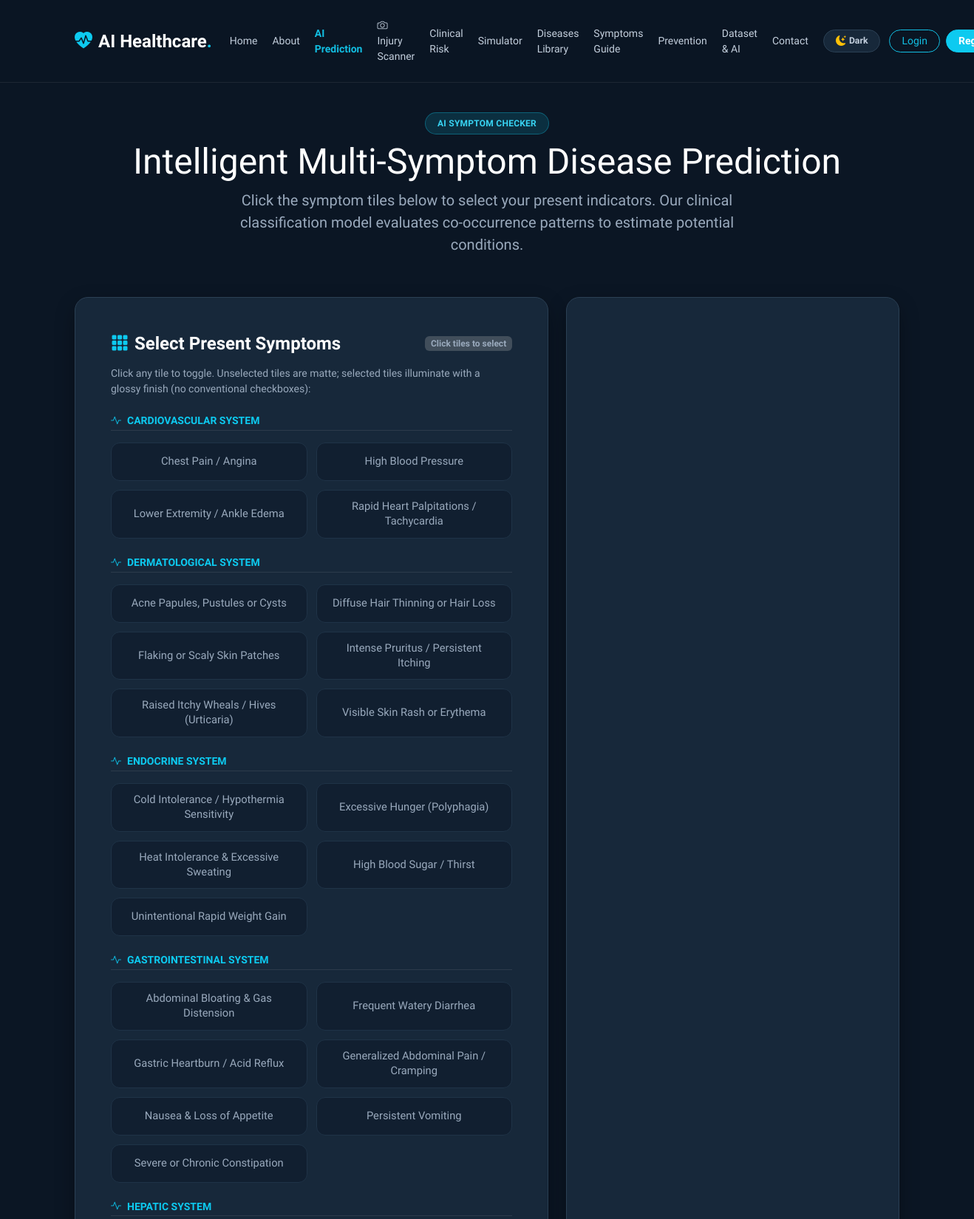
/prediction.php (upper part), run on the app's committed database.
### tables this page shows
CREATE TABLE `symptoms` (
  `id` INT AUTO_INCREMENT PRIMARY KEY,
  `name` VARCHAR(100) NOT NULL UNIQUE,
  `symptom_key` VARCHAR(100) NOT NULL UNIQUE,
  `body_system` VARCHAR(100) NOT NULL,
  `severity` VARCHAR(20) DEFAULT 'Moderate',
  INDEX `idx_symptoms_key` (`symptom_key`),
  INDEX `idx_symptoms_system` (`body_system`)
);

### includes/functions.php (called while the page is built, shortened)
<?php
function sanitize($data) {
    return htmlspecialchars(trim($data), ENT_QUOTES, 'UTF-8');
}

### prediction.php (the view, shortened to what this page needs)
<?php
require_once __DIR__ . '/includes/functions.php';
$pdo = get_db_connection();
$symptoms = [];
if ($pdo) {
    try {
        $stmt = $pdo->query("SELECT * FROM symptoms ORDER BY body_system, name ASC");
        $symptoms = $stmt->fetchAll();
    } catch (PDOException $e) {
        $symptoms = [];
    }
}
$grouped_symptoms = [];
foreach ($symptoms as $sym) {
    $sys = $sym['body_system'];
    $grouped_symptoms[$sys][] = $sym;
}
$prediction_result = null;
$selected_keys = [];
$selected_lookup = array_flip($selected_keys);
require_once __DIR__ . '/includes/header.php';
?>
<div class="row py-3">
    <div class="col-lg-12 text-center mb-4">
        <span class="badge hero-badge px-3 py-2 rounded-pill fw-bold mb-2">AI SYMPTOM CHECKER</span>
        <h1 class="display-5 fw-extrabold mb-2">Intelligent Multi-Symptom Disease Prediction</h1>
        <p class="lead text-muted mx-auto" style="max-width: 750px;">
            Click the symptom tiles below to select your present indicators. Our clinical classification model evaluates co-occurrence patterns to estimate potential conditions.
        </p>
    </div>
</div>
<div class="row g-4">
    <div class="col-lg-7">
        <div class="card-custom p-4 p-md-5">
            <div class="d-flex justify-content-between align-items-center mb-3">
                <h4 class="fw-bold mb-0 d-flex align-items-center">
                    <i class="bi bi-grid-3x3-gap-fill text-info me-2"></i> Select Present Symptoms
                </h4>
                <span class="badge bg-secondary bg-opacity-50 text-muted small" id="selected-count-badge">
                    Click tiles to select
                </span>
            </div>
            <p class="small text-muted mb-4">
                Click any tile to toggle. Unselected tiles are matte; selected tiles illuminate with a glossy finish (no conventional checkboxes):
            </p>
            <form method="POST" action="prediction.php" class="prediction-form" id="predictionForm">
                <?php foreach ($grouped_symptoms as $system => $sym_list): ?>
                    <div class="mb-4">
                        <h6 class="text-info text-uppercase fw-bold small tracking-wider mb-3 pb-1 border-bottom border-secondary border-opacity-25 d-flex align-items-center">
                            <i class="bi bi-activity me-2"></i> <?= sanitize($system) ?> System
                        </h6>
                        <div class="symptom-grid">
                            <?php foreach ($sym_list as $s): ?>
                                <?php $is_checked = isset($selected_lookup[$s['symptom_key']]); ?>
                                <label class="symptom-tile <?= $is_checked ? 'selected' : '' ?>" tabindex="0" role="checkbox" aria-checked="<?= $is_checked ? 'true' : 'false' ?>" id="tile_<?= sanitize($s['symptom_key']) ?>">
                                    <span class="symptom-tile-name"><?= sanitize($s['name']) ?></span>
                                </label>
                            <?php endforeach; ?>
                        </div>
                    </div>
                <?php endforeach; ?>
            </form>
        </div>
    </div>
    <div class="col-lg-5">
        <?php if ($prediction_result): ?>
            <?php if (isset($prediction_result['error'])): ?>
                <div class="card-custom p-4 text-center border-danger mb-4">
                    <i class="bi bi-exclamation-triangle-fill text-warning display-4 mb-3"></i>
                    <h4 class="fw-bold">Service Notice</h4>
                    <p class="text-muted small mb-0">
                        <?= sanitize($prediction_result['error']) ?>
                    </p>
                </div>
            <?php elseif (($prediction_result['status'] ?? '') === 'insufficient_information' || ($prediction_result['prediction'] ?? '') === 'Insufficient Information'): ?>
                <div class="card-custom p-4 p-md-5 text-center border-warning mb-4">
                    <span class="badge bg-warning bg-opacity-20 text-warning border border-warning border-opacity-25 mb-3 px-3 py-1 fw-bold">
                        <i class="bi bi-exclamation-circle-fill me-1"></i> INSUFFICIENT INFORMATION
                    </span>
                    <h3 class="fw-bold mb-2">Additional Symptoms Needed</h3>
                    <p class="text-muted small mb-4">
                        <?= sanitize($prediction_result['message'] ?? 'A single symptom or non-specific combination does not provide enough statistical evidence across our 65 condition categories. Please select 2 or more symptoms to evaluate.') ?>
                    </p>
                    <div class="p-3 bg-card-subtle rounded border border-secondary border-opacity-25 text-start small mb-4">
                        <strong class="text-info d-block mb-2"><i class="bi bi-lightbulb-fill me-1"></i> Suggested Actions:</strong>
                        <ul class="mb-0 ps-3 text-muted">
                            <li class="mb-1">Select additional active symptoms from the tiles on the left.</li>
                            <li class="mb-1">Explore our <a href="symptoms_guide.php" class="text-info text-decoration-underline">Symptoms Guide</a> to view commonly associated signs.</li>
                            <li>For any concerning symptoms, consult a qualified physician or healthcare professional.</li>
                        </ul>
                    </div>
                    <div class="d-flex justify-content-between align-items-center text-muted small border-top border-secondary border-opacity-25 pt-3">
                        <span><i class="bi bi-cpu me-1"></i> <?= sanitize($prediction_result['model_version'] ?? 'Multi-Disease Prediction Model v2') ?></span>
                        <span class="badge bg-secondary bg-opacity-25 text-info">65 Supported Conditions</span>
                    </div>
                </div>
                <div class="disclaimer-banner p-4 text-start">
                    <h6 class="fw-bold mb-2 text-warning"><i class="bi bi-shield-exclamation me-1"></i> Important Medical Disclaimer</h6>
                    <p class="small mb-0 text-muted">
                        <?= sanitize($prediction_result['disclaimer'] ?? 'These results are educational predictions based on the information provided and are not a medical diagnosis. Symptoms can have many causes. Please consult a qualified healthcare professional for proper diagnosis and treatment.') ?>
                    </p>
                </div>
            <?php else: ?>
                <div class="card-custom p-4 text-center border-info mb-4">
                    <div class="d-flex justify-content-between align-items-center mb-2">
                        <span class="badge bg-secondary px-3 py-1">AI MODEL OUTPUT</span>
                        <span class="badge bg-info bg-opacity-20 text-info border border-info border-opacity-25 small">
                            <?= sanitize($prediction_result['model_version'] ?? 'Multi-Disease Model v2') ?>
                        </span>
                    </div>
                    <h5 class="text-muted text-uppercase fw-bold small mt-2">Most Likely Condition (AI Classification)</h5>
                    <h2 class="display-6 fw-bold my-2"><?= sanitize($prediction_result['prediction']) ?></h2>
                    <div class="my-3 py-2 border-top border-bottom border-secondary border-opacity-25">
                        <span
                            class="display-3 fw-extrabold text-info counter-text animate-counter"
                            data-target="<?= htmlspecialchars(number_format((float)$prediction_result['probability'], 1, '.', '')) ?>"
                        >
                            00.0%
                        </span>
                        <p class="small text-muted mb-0 mt-1">Calculated model likelihood score across 65 conditions</p>
                    </div>
                    <?php if (!empty($prediction_result['influencing_symptoms'])): ?>
                        <div class="p-3 bg-card-subtle rounded border border-secondary border-opacity-25 my-3 text-start small">
                            <strong class="text-primary-theme d-block mb-1">
                                <i class="bi bi-bounding-box-circles me-1 text-info"></i> Influencing Symptoms Detected:
                            </strong>
                            <div class="d-flex flex-wrap gap-1 mt-2">
                                <?php foreach ($prediction_result['influencing_symptoms'] as $inf): ?>
                                    <span class="badge bg-info bg-opacity-20 text-info border border-info border-opacity-25 px-2 py-1">
                                        <?= sanitize(ucwords(str_replace('_', ' ', $inf))) ?>
                                    </span>
                                <?php endforeach; ?>
                            </div>
                        </div>
                    <?php endif; ?>
                    <?php if (!empty($prediction_result['runner_ups'])): ?>
                        <div class="p-3 bg-card-subtle rounded border border-secondary border-opacity-25 my-3 text-start small">
                            <strong class="text-primary-theme d-block mb-2">
                                <i class="bi bi-bar-chart me-1 text-warning"></i> Other Possible Matches Considered:
                            </strong>
                            <ul class="list-unstyled mb-0">
                                <?php foreach ($prediction_result['runner_ups'] as $rup): ?>
                                    <li class="d-flex justify-content-between py-1 border-bottom border-secondary border-opacity-10 text-muted">
                                        <span><?= sanitize($rup['disease']) ?></span>
                                        <span class="fw-bold text-primary-theme"><?= number_format((float)$rup['probability'], 1) ?>%</span>
                                    </li>
                                <?php endforeach; ?>
                            </ul>
                        </div>
                    <?php endif; ?>
                    <a href="disease_detail.php?name=<?= urlencode($prediction_result['prediction']) ?>" class="btn btn-outline-info rounded-pill px-4 w-100 my-2">
                        <i class="bi bi-book me-1"></i> Learn More About <?= sanitize($prediction_result['prediction']) ?>
                    </a>
                </div>
                <div class="disclaimer-banner p-4 text-start">
                    <h6 class="fw-bold mb-2 text-warning"><i class="bi bi-shield-exclamation me-1"></i> Important Medical Disclaimer</h6>
                    <p class="small mb-0 text-muted">
                        <?= sanitize($prediction_result['disclaimer'] ?? 'These results are educational predictions based on the information provided and are not a medical diagnosis. Symptoms can have many causes. Please consult a qualified healthcare professional for proper diagnosis and treatment.') ?>
                    </p>
                </div>
            <?php endif; ?>
        <?php else: ?>
            <div class="card-custom p-5 text-center h-100 d-flex flex-column justify-content-center align-items-center">
            </div>
        <?php endif; ?>
    </div>
</div>
<?php
require_once __DIR__ . '/includes/footer.php';
?>

### assets/css/style.css (style rules this page uses)
:root, [data-theme="dark"], [data-bs-theme="dark"] { --accent-primary: #12bfe3; --accent-primary-hover: #0aa6c5; --accent-secondary: #0d9488; --accent-secondary-hover: #0f766e; --accent-teal: #0d9488; --accent-teal-hover: #0f766e; --accent-cyan: #12bfe3; --accent-cyan-hover: #0aa6c5; --accent-blue: #0284c7; --accent-amber: #f59e0b; --accent-rose: #f43f5e; --accent-green: #10b981; --color-danger: #ef4444; --color-warning: #f59e0b; --color-success: #10b981; --color-info: #12bfe3; --accent: #12bfe3; --accent-dark: #0aa6c5; --button-text: #ffffff; --bg-primary: #0b1624; --bg-secondary: #111f30; --bg-card: #17283a; --bg-card-hover: #1c2e42; --bg-card-subtle: #0f1c2b; --bg-input: #0f1c2b; --text-input: #ffffff; --bg-body: #0b1624; --bg-main: #0b1624; --bg-surface: #111f30; --card-bg: #17283a; --card-border: #2b4054; --border-color: #2b4054; --border-subtle: rgba(255, 255, 255, 0.08); --border-card: #2b4054; --border-input: #334a60; --border-focus: #12bfe3; --text-primary: #ffffff; --text-heading: #ffffff; --text-secondary: #c3cfdd; --text-main: #c3cfdd; --text-muted: #9aaabd; --navbar-bg: rgba(11, 22, 36, 0.94); --navbar-text: #c3cfdd; --footer-bg: #070e17; --footer-heading: #ffffff; --footer-text: #9aaabd; --footer-border: #1a2938; --hero-bg: linear-gradient(135deg, #0b1624 0%, #17283a 55%, #0f3545 100%); --hero-gradient: linear-gradient(135deg, #0b1624 0%, #17283a 55%, #0f3545 100%); --hero-heading: #ffffff; --hero-text: #c3cfdd; --hero-badge-bg: rgba(18, 191, 227, 0.15); --hero-badge-text: #38d3f2; --hero-badge-border: rgba(18, 191, 227, 0.35); --hero-btn-sec-color: #ffffff; --hero-btn-sec-border: rgba(255, 255, 255, 0.35); --hero-btn-sec-hover: rgba(255, 255, 255, 0.12); --shadow: rgba(0, 0, 0, 0.3); --shadow-sm: 0 2px 8px rgba(0, 0, 0, 0.3); --shadow-md: 0 6px 20px rgba(0, 0, 0, 0.4); --shadow-lg: 0 12px 36px rgba(0, 0, 0, 0.55); --shadow-card: 0 10px 30px -5px rgba(0, 0, 0, 0.45); --shadow-elevated: 0 20px 40px -10px rgba(0, 0, 0, 0.6); --tile-bg-unselected: #111f30; --tile-border-unselected: #1f3347; --tile-text-unselected: #9aaabd; --tile-hover-bg: #17283a; --tile-hover-border: #334a60; --tile-bg-selected: linear-gradient(135deg, #0f4c5c 0%, #0c3852 100%); --tile-border-selected: #12bfe3; --tile-text-selected: #ffffff; --tile-shadow-selected: 0 8px 24px -4px rgba(18, 191, 227, 0.4), inset 0 1px 0 rgba(255, 255, 255, 0.35); --tile-indicator-bg: #12bfe3; --tile-indicator-color: #0b1624; }
body { font-family: 'Plus Jakarta Sans', -apple-system, BlinkMacSystemFont, sans-serif; background-color: var(--bg-main); color: var(--text-main); display: flex; flex-direction: column; min-height: 100vh; transition: background-color 0.25s ease, color 0.25s ease; }
h1, h2, h3, h4, h5, h6, .text-heading { color: var(--text-heading); transition: color 0.2s ease; }
.text-muted { color: var(--text-muted) !important; }
.card-custom { background: var(--bg-card); border: 1px solid var(--border-card); border-radius: 18px; box-shadow: var(--shadow-card); color: var(--text-main); transition: transform 0.25s ease, box-shadow 0.25s ease, background-color 0.25s ease, border-color 0.25s ease; }
.hero-badge { background: var(--hero-badge-bg) !important; color: var(--hero-badge-text) !important; border: 1px solid var(--hero-badge-border) !important; font-weight: 700; letter-spacing: 0.02em; }
.symptom-grid { display: grid; grid-template-columns: repeat(auto-fill, minmax(210px, 1fr)); gap: 12px; }
.symptom-tile { display: flex; align-items: center; justify-content: center; text-align: center; position: relative; width: 100%; min-height: 52px; padding: 12px 18px; border-radius: 12px; cursor: pointer; user-select: none; overflow: hidden; outline: none; background: var(--tile-bg-unselected); border: 1.5px solid var(--tile-border-unselected); color: var(--tile-text-unselected); box-shadow: none; transition: all 0.22s cubic-bezier(0.4, 0, 0.2, 1); }
.symptom-tile-name, .symptom-label-text { font-size: 0.92rem; font-weight: 500; line-height: 1.35; color: inherit; position: relative; z-index: 2; transition: color 0.2s ease, font-weight 0.2s ease; }

### data on the page
symptoms: name "Chest Pain / Angina"
symptoms: name "High Blood Pressure"
symptoms: name "Lower Extremity / Ankle Edema"
symptoms: name "Rapid Heart Palpitations / Tachycardia"
symptoms: name "Acne Papules, Pustules or Cysts"
symptoms: name "Diffuse Hair Thinning or Hair Loss"
symptoms: name "Flaking or Scaly Skin Patches"
symptoms: name "Intense Pruritus / Persistent Itching"
symptoms: name "Raised Itchy Wheals / Hives (Urticaria)"
symptoms: name "Visible Skin Rash or Erythema"
symptoms: name "Cold Intolerance / Hypothermia Sensitivity"
symptoms: name "Excessive Hunger (Polyphagia)"
symptoms: name "Heat Intolerance & Excessive Sweating"
symptoms: name "High Blood Sugar / Thirst"
symptoms: name "Unintentional Rapid Weight Gain"
symptoms: name "Abdominal Bloating & Gas Distension"
symptoms: name "Frequent Watery Diarrhea"
symptoms: name "Gastric Heartburn / Acid Reflux"
symptoms: name "Generalized Abdominal Pain / Cramping"
symptoms: name "Nausea & Loss of Appetite"
symptoms: name "Persistent Vomiting"
symptoms: name "Severe or Chronic Constipation"

### other printed values
$system "CARDIOVASCULAR"
$system "DERMATOLOGICAL"
$system "ENDOCRINE"
$system "GASTROINTESTINAL"
$system "HEPATIC"
